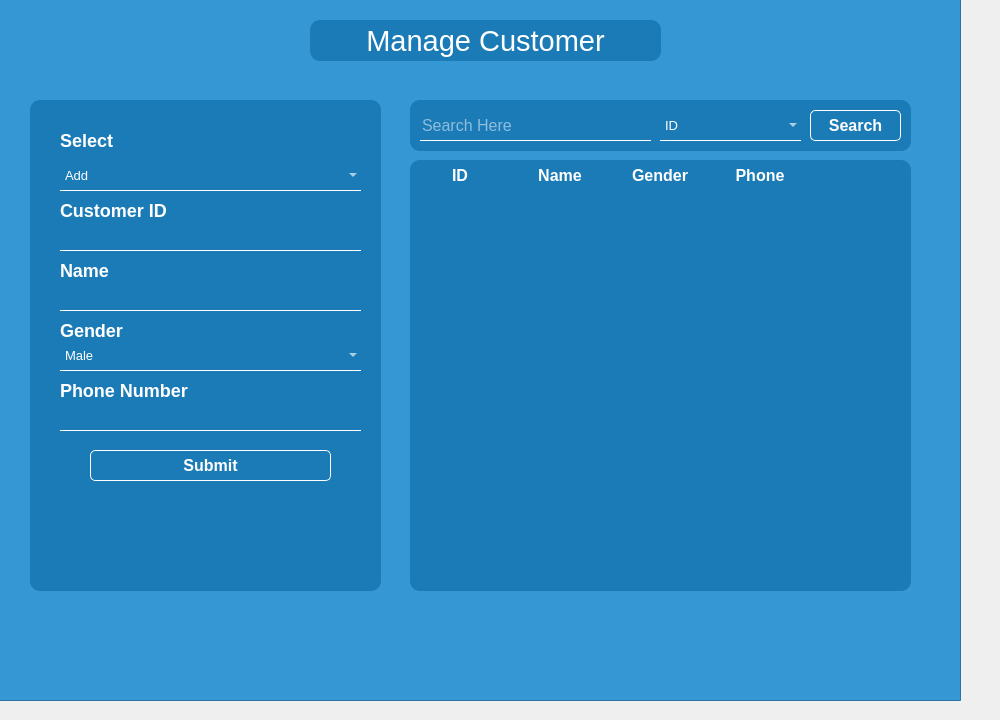
   <widget class="QWidget" name="tab_7">
    <attribute name="title">
     <string>Manage Customer</string>
    </attribute>
    <widget class="QFrame" name="ManageCustomeFrame">
     <property name="geometry">
      <rect>
       <x>-30</x>
       <y>-10</y>
       <width>991</width>
       <height>711</height>
      </rect>
     </property>
     <property name="styleSheet">
      <string notr="true">#ManageCustomeFrame{
background-color:rgba(53,151,212);
}</string>
     </property>
     <property name="frameShape">
      <enum>QFrame::StyledPanel</enum>
     </property>
     <property name="frameShadow">
      <enum>QFrame::Raised</enum>
     </property>
     <widget class="QLabel" name="label_2">
      <property name="geometry">
       <rect>
        <x>120</x>
        <y>50</y>
        <width>821</width>
        <height>571</height>
       </rect>
      </property>
      <property name="styleSheet">
       <string notr="true">image: url(:/newPrefix/sales-manifesto-sales-pipeline-visibility-1296x678.jpg);</string>
      </property>
      <property name="text">
       <string/>
      </property>
     </widget>
     <widget class="QFrame" name="manageCustomerFrame">
      <property name="geometry">
       <rect>
        <x>60</x>
        <y>110</y>
        <width>351</width>
        <height>491</height>
       </rect>
      </property>
      <property name="styleSheet">
       <string notr="true">#manageCustomerFrame{
	background-color: rgba(0,95,155,0.5);
	border-radius: 10px;
}
#customerIDlbl_2{
	background-color: transparent;
	font-weight: bold;
	font-size: 18px;
	color: white; 
}
#selectlbl_2{
	background-color: transparent;
	font-weight: bold;
	font-size: 18px;
	color: white; 
}
#customerID_txtbox{
	background-color: transparent;
	border: 5px;
	border-bottom: 1px solid white;
	color: white;
}
#selectcustomercombobox_2{
	background-color: transparent;
	border: 5px;
	border-bottom: 1px solid white;
	color: white;
}
#customername_lbl{
	background-color: transparent;
	font-weight: bold;
	font-size: 18px;
	color: white;
}
#customernametxtbox{
	background-color: transparent;
	border: 5px;
	border-bottom: 1px solid white;
	color: white;
}
#cat_combobox{
	background-color: transparent;
	border: 5px;
	border-bottom: 1px solid white;
	color: white;
}
#cat_lbl{
	background-color: transparent;
	font-weight: bold;
	font-size: 18px;
	color: white;
}
#qty_lbl{
	background-color: transparent;
	font-weight: bold;
	font-size: 18px;
	color: white;
}
#qty_txtbox{
	background-color: transparent;
	border: 5px;
	border-bottom: 1px solid white;
	color: white;
}
#gender_lbl{
	background-color: transparent;
	font-weight: bold;
	font-size: 18px;
	color: white;
}
#gendercombobox{
	background-color: transparent;
	border: 5px;
	border-bottom: 1px solid white;
	color: white;
}
#phone_lbl{
	background-color: transparent;
	font-weight: bold;
	font-size: 18px;
	color: white;
}
#phonetxtbox{
	background-color: transparent;
	border: 5px;
	border-bottom: 1px solid white;
	color: white;
}
#submitcustomer_btn{
color: white;
border: 1px solid white;
border-radius: 5px;
}
#submitcustomer_btn:hover{
color: white;
border: 1px solid white;
border-radius: 5px;
background-color: rgb(0,95,155);
}</string>
      </property>
      <property name="frameShape">
       <enum>QFrame::StyledPanel</enum>
      </property>
      <property name="frameShadow">
       <enum>QFrame::Raised</enum>
      </property>
      <widget class="QLabel" name="customerIDlbl_2">
       <property name="geometry">
        <rect>
         <x>30</x>
         <y>100</y>
         <width>131</width>
         <height>20</height>
        </rect>
       </property>
       <property name="font">
        <font>
         <pointsize>-1</pointsize>
         <weight>75</weight>
         <bold>true</bold>
        </font>
       </property>
       <property name="styleSheet">
        <string notr="true"/>
       </property>
       <property name="text">
        <string>Customer ID</string>
       </property>
      </widget>
      <widget class="QLineEdit" name="customerID_txtbox">
       <property name="geometry">
        <rect>
         <x>30</x>
         <y>120</y>
         <width>301</width>
         <height>31</height>
        </rect>
       </property>
       <property name="font">
        <font>
         <pointsize>10</pointsize>
        </font>
       </property>
       <property name="styleSheet">
        <string notr="true"/>
       </property>
      </widget>
      <widget class="QLabel" name="customername_lbl">
       <property name="geometry">
        <rect>
         <x>30</x>
         <y>160</y>
         <width>61</width>
         <height>21</height>
        </rect>
       </property>
       <property name="font">
        <font>
         <pointsize>-1</pointsize>
         <weight>75</weight>
         <bold>true</bold>
        </font>
       </property>
       <property name="text">
        <string>Name</string>
       </property>
      </widget>
      <widget class="QLineEdit" name="customernametxtbox">
       <property name="geometry">
        <rect>
         <x>30</x>
         <y>180</y>
         <width>301</width>
         <height>31</height>
        </rect>
       </property>
       <property name="font">
        <font>
         <pointsize>10</pointsize>
        </font>
       </property>
      </widget>
      <widget class="QLabel" name="gender_lbl">
       <property name="geometry">
        <rect>
         <x>30</x>
         <y>220</y>
         <width>81</width>
         <height>21</height>
        </rect>
       </property>
       <property name="font">
        <font>
         <pointsize>-1</pointsize>
         <weight>75</weight>
         <bold>true</bold>
        </font>
       </property>
       <property name="text">
        <string>Gender</string>
       </property>
      </widget>
      <widget class="QLabel" name="phone_lbl">
       <property name="geometry">
        <rect>
         <x>30</x>
         <y>280</y>
         <width>151</width>
         <height>21</height>
        </rect>
       </property>
       <property name="font">
        <font>
         <pointsize>-1</pointsize>
         <weight>75</weight>
         <bold>true</bold>
        </font>
       </property>
       <property name="text">
        <string>Phone Number</string>
       </property>
      </widget>
      <widget class="QLineEdit" name="phonetxtbox">
       <property name="geometry">
        <rect>
         <x>30</x>
         <y>300</y>
         <width>301</width>
         <height>31</height>
        </rect>
       </property>
       <property name="font">
        <font>
         <pointsize>10</pointsize>
        </font>
       </property>
      </widget>
      <widget class="QComboBox" name="gendercombobox">
       <property name="geometry">
        <rect>
         <x>30</x>
         <y>240</y>
         <width>301</width>
         <height>31</height>
        </rect>
       </property>
       <property name="font">
        <font>
         <pointsize>10</pointsize>
        </font>
       </property>
       <item>
        <property name="text">
         <string>Male</string>
        </property>
       </item>
       <item>
        <property name="text">
         <string>Female</string>
        </property>
       </item>
      </widget>
      <widget class="QLabel" name="selectlbl_2">
       <property name="geometry">
        <rect>
         <x>30</x>
         <y>30</y>
         <width>81</width>
         <height>21</height>
        </rect>
       </property>
       <property name="font">
        <font>
         <pointsize>-1</pointsize>
         <weight>75</weight>
         <bold>true</bold>
        </font>
       </property>
       <property name="text">
        <string>Select</string>
       </property>
      </widget>
      <widget class="QComboBox" name="selectcustomercombobox_2">
       <property name="geometry">
        <rect>
         <x>30</x>
         <y>60</y>
         <width>301</width>
         <height>31</height>
        </rect>
       </property>
       <property name="font">
        <font>
         <pointsize>10</pointsize>
        </font>
       </property>
       <item>
        <property name="text">
         <string>Add</string>
        </property>
       </item>
       <item>
        <property name="text">
         <string>Update</string>
        </property>
       </item>
       <item>
        <property name="text">
         <string>Delete</string>
        </property>
       </item>
      </widget>
      <widget class="QPushButton" name="submitcustomer_btn">
       <property name="geometry">
        <rect>
         <x>60</x>
         <y>350</y>
         <width>241</width>
         <height>31</height>
        </rect>
       </property>
       <property name="font">
        <font>
         <pointsize>12</pointsize>
         <weight>75</weight>
         <bold>true</bold>
        </font>
       </property>
       <property name="text">
        <string>Submit</string>
       </property>
      </widget>
     </widget>
     <widget class="QLabel" name="label_8">
      <property name="geometry">
       <rect>
        <x>340</x>
        <y>30</y>
        <width>351</width>
        <height>41</height>
       </rect>
      </property>
      <property name="font">
       <font>
        <pointsize>22</pointsize>
        <weight>50</weight>
        <bold>false</bold>
       </font>
      </property>
      <property name="styleSheet">
       <string notr="true">background-color: rgba(0,95,155,0.5);
	border-radius: 10px;
color:White;</string>
      </property>
      <property name="text">
       <string>Manage Customer</string>
      </property>
      <property name="alignment">
       <set>Qt::AlignCenter</set>
      </property>
     </widget>
     <widget class="QTableWidget" name="customerTable">
      <property name="geometry">
       <rect>
        <x>440</x>
        <y>170</y>
        <width>501</width>
        <height>431</height>
       </rect>
      </property>
      <property name="font">
       <font>
        <pointsize>10</pointsize>
       </font>
      </property>
      <property name="styleSheet">
       <string notr="true">
	background-color: rgba(0,95,155,0.5);
	border-radius: 10px;
color: white;
</string>
      </property>
      <property name="showGrid">
       <bool>false</bool>
      </property>
      <property name="rowCount">
       <number>10</number>
      </property>
      <property name="columnCount">
       <number>4</number>
      </property>
      <attribute name="horizontalHeaderVisible">
       <bool>false</bool>
      </attribute>
      <attribute name="verticalHeaderVisible">
       <bool>false</bool>
      </attribute>
      <row/>
      <row/>
      <row/>
      <row/>
      <row/>
      <row/>
      <row/>
      <row/>
      <row/>
      <row/>
      <column/>
      <column/>
      <column/>
      <column/>
      <item row="0" column="0">
       <property name="text">
        <string>ID</string>
       </property>
       <property name="font">
        <font>
         <pointsize>12</pointsize>
         <weight>75</weight>
         <bold>true</bold>
        </font>
       </property>
       <property name="textAlignment">
        <set>AlignCenter</set>
       </property>
      </item>
      <item row="0" column="1">
       <property name="text">
        <string>Name</string>
       </property>
       <property name="font">
        <font>
         <pointsize>12</pointsize>
         <weight>75</weight>
         <bold>true</bold>
        </font>
       </property>
       <property name="textAlignment">
        <set>AlignCenter</set>
       </property>
      </item>
      <item row="0" column="2">
       <property name="text">
        <string>Gender</string>
       </property>
       <property name="font">
        <font>
         <pointsize>12</pointsize>
         <weight>75</weight>
         <bold>true</bold>
        </font>
       </property>
       <property name="textAlignment">
        <set>AlignCenter</set>
       </property>
      </item>
      <item row="0" column="3">
       <property name="text">
        <string>Phone</string>
       </property>
       <property name="font">
        <font>
         <pointsize>12</pointsize>
         <weight>75</weight>
         <bold>true</bold>
        </font>
       </property>
       <property name="textAlignment">
        <set>AlignCenter</set>
       </property>
      </item>
     </widget>
     <widget class="QFrame" name="searchCustomerFrame">
      <property name="geometry">
       <rect>
        <x>440</x>
        <y>110</y>
        <width>501</width>
        <height>51</height>
       </rect>
      </property>
      <property name="styleSheet">
       <string notr="true">#searchCustomerFrame{
background-color: rgba(0,95,155,0.5);
	border-radius: 10px;
}</string>
      </property>
      <property name="frameShape">
       <enum>QFrame::StyledPanel</enum>
      </property>
      <property name="frameShadow">
       <enum>QFrame::Raised</enum>
      </property>
      <widget class="QLineEdit" name="searchCustomerTxtbox">
       <property name="geometry">
        <rect>
         <x>10</x>
         <y>10</y>
         <width>231</width>
         <height>31</height>
        </rect>
       </property>
       <property name="font">
        <font>
         <pointsize>12</pointsize>
        </font>
       </property>
       <property name="styleSheet">
        <string notr="true">	background-color: transparent;
	border: 5px;
	border-bottom: 1px solid white;
	color: white;</string>
       </property>
       <property name="placeholderText">
        <string>Search Here</string>
       </property>
      </widget>
      <widget class="QPushButton" name="seaarchCustomerBtn">
       <property name="geometry">
        <rect>
         <x>400</x>
         <y>10</y>
         <width>91</width>
         <height>31</height>
        </rect>
       </property>
       <property name="font">
        <font>
         <pointsize>12</pointsize>
         <weight>75</weight>
         <bold>true</bold>
        </font>
       </property>
       <property name="styleSheet">
        <string notr="true">#seaarchCustomerBtn:hover{
color: white;
border: 1px solid white;
border-radius: 5px;
background-color: rgb(0,95,155);
}
#seaarchCustomerBtn{
color: white;
border: 1px solid white;
border-radius: 5px;
}</string>
       </property>
       <property name="text">
        <string>Search</string>
       </property>
      </widget>
      <widget class="QComboBox" name="searchCustomerCombobox">
       <property name="geometry">
        <rect>
         <x>250</x>
         <y>10</y>
         <width>141</width>
         <height>31</height>
        </rect>
       </property>
       <property name="font">
        <font>
         <pointsize>10</pointsize>
        </font>
       </property>
       <property name="styleSheet">
        <string notr="true">	background-color: transparent;
	border: 5px;
	border-bottom: 1px solid white;
	color: white;</string>
       </property>
       <item>
        <property name="text">
         <string>ID</string>
        </property>
       </item>
       <item>
        <property name="text">
         <string>Name</string>
        </property>
       </item>
       <item>
        <property name="text">
         <string>Gender</string>
        </property>
       </item>
       <item>
        <property name="text">
         <string>Phone</string>
        </property>
       </item>
      </widget>
     </widget>
     <widget class="QLabel" name="customerError_lbl">
      <property name="geometry">
       <rect>
        <x>280</x>
        <y>630</y>
        <width>461</width>
        <height>31</height>
       </rect>
      </property>
      <property name="font">
       <font>
        <pointsize>16</pointsize>
        <weight>75</weight>
        <bold>true</bold>
       </font>
      </property>
      <property name="text">
       <string/>
      </property>
      <property name="alignment">
       <set>Qt::AlignCenter</set>
      </property>
     </widget>
    </widget>
   </widget>
